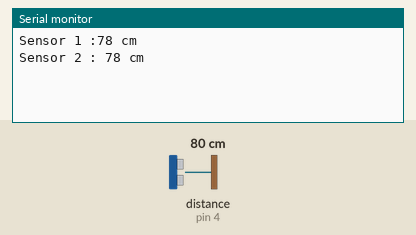
This sketch was run on a simulated Arduino Uno, built with avr-gcc and run on an emulated ATmega328P. On the bench: the last lines printed to the serial monitor. Wiring (inferred from the names in the program): ultrasonic range finder: trigger pin 2; echo pin 4. Inputs (shaded band) come from the test bench; at power-on: distance to the obstacle (sensor on pin 4) 80 cm. The echo pulse lasts 58.3 µs per cm.

Above: at 1.8 s.
1.9 s: distance to the obstacle (sensor on pin 4) set to 2 cm
At 2.8 s:
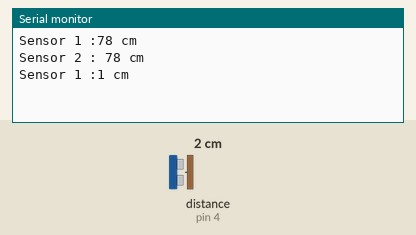
3.4 s: distance to the obstacle (sensor on pin 4) set to 4 cm
At 4.8 s:
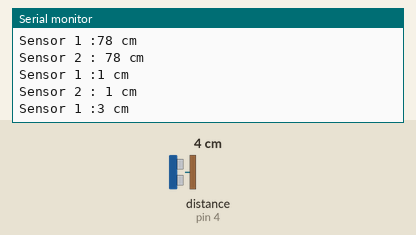
Timing chart, 0 to 6.4 s (numbered marks = the images above; inputs shaded):
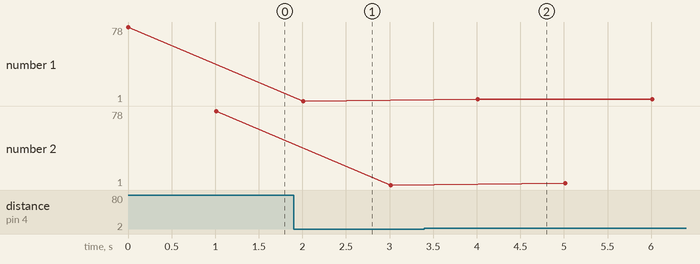

The sketch:

2multiplexer.ino
```cpp
int s0 = 7;
int s1 = 6;
int s2 = 5;

const int trig = 2;
const int echo = 4;
int dist = 0;
long duration = 0;

void setup() {
  pinMode(s0, OUTPUT);
  pinMode(s1, OUTPUT);
  pinMode(s2, OUTPUT);
  pinMode(trig, OUTPUT);
  pinMode(echo, INPUT);
  Serial.begin(9600);
}
void loop() {
  inputMultiplekser(0);
  digitalWrite(trig, LOW);
  delayMicroseconds(2);
  digitalWrite(trig, HIGH);
  delayMicroseconds(10);
  digitalWrite(trig, LOW);
  duration = pulseIn(echo, HIGH);
  dist = duration * 0.034 / 2;
  Serial.print("Sensor 1 :");
  Serial.print(dist);
  Serial.println(" cm");
  delay(1000);

  inputMultiplekser(1);
  digitalWrite(trig, LOW);
  delayMicroseconds(2);
  digitalWrite(trig, HIGH);
  delayMicroseconds(10);
  digitalWrite(trig, LOW);
  duration = pulseIn(echo, HIGH);
  dist = duration * 0.034 / 2;
  Serial.print("Sensor 2 : ");
  Serial.print(dist);
  Serial.println(" cm");
  delay(1000);
}

void inputMultiplekser(int y) {
  if (y == 0) {
    digitalWrite(s0, LOW);
    digitalWrite(s1, LOW);
    digitalWrite(s2, LOW);
  }
  else if (y == 1) {
    digitalWrite(s0, HIGH);
    digitalWrite(s1, LOW);
    digitalWrite(s2, LOW);
  }
  else if (y == 2) {
    digitalWrite(s0, LOW);
    digitalWrite(s1, HIGH);
    digitalWrite(s2, LOW);
  }
  else if (y == 3) {
    digitalWrite(s0, HIGH);
    digitalWrite(s1, HIGH);
    digitalWrite(s2, LOW);
  }
  else if (y == 4) {
    digitalWrite(s0, LOW);
    digitalWrite(s1, LOW);
    digitalWrite(s2, HIGH);
  }
  else if (y == 5) {
    digitalWrite(s0, HIGH);
    digitalWrite(s1, LOW);
    digitalWrite(s2, HIGH);
  }
  else if (y == 6) {
    digitalWrite(s0, LOW);
    digitalWrite(s1, HIGH);
    digitalWrite(s2, HIGH);
  }
  else if (y == 7) {
    digitalWrite(s0, HIGH);
    digitalWrite(s1, HIGH);
    digitalWrite(s2, HIGH);
  }
  //jika input bukan 0-7, maka jadikan saja y0
  else {
    digitalWrite(s0, LOW);
    digitalWrite(s1, LOW);
    digitalWrite(s2, LOW);
  }
}
```

Measured:
- after the input at 1.9 s, the serial monitor: prints a new line after 0.11 s (image 1)
- after the input at 3.4 s, the serial monitor: prints a new line after 0.61 s (image 2)
- plotted number 1: 1 → 3 after the input at 3.4 s
- plotted number 2: 1 → 3 after the input at 3.4 s
